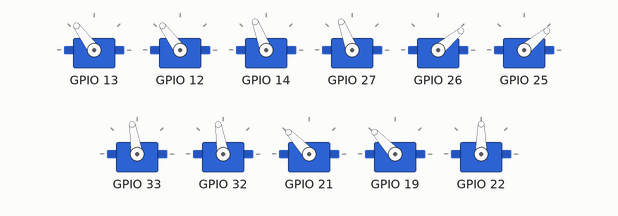
A sketch run on a simulated ESP32. Shown: 11 × servo. What the sketch prints to the serial monitor is not drawn.

Above: at 0.05 s.
At 0.9 s:
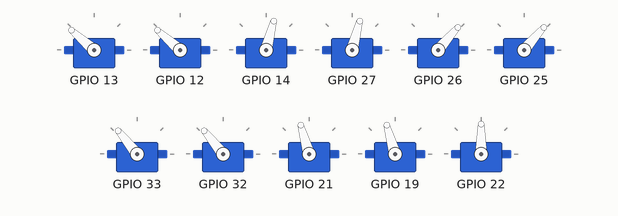
At 1.75 s:
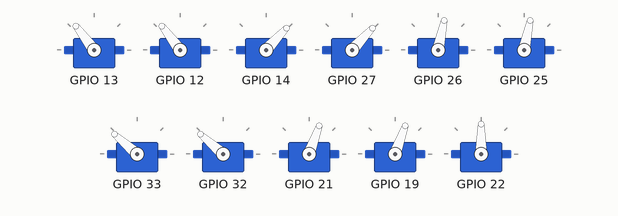
At 3.5 s:
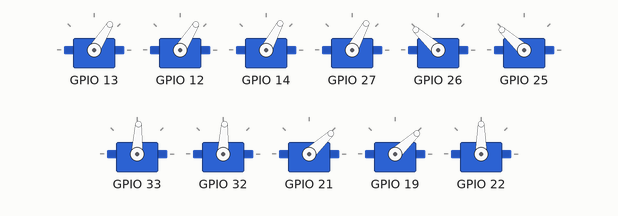
At 5.25 s:
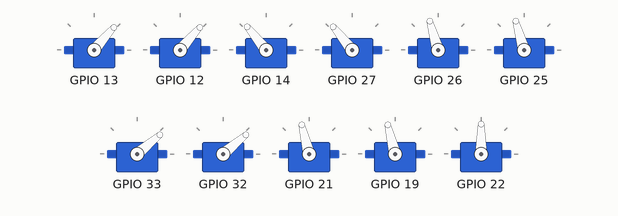
At 7.0 s:
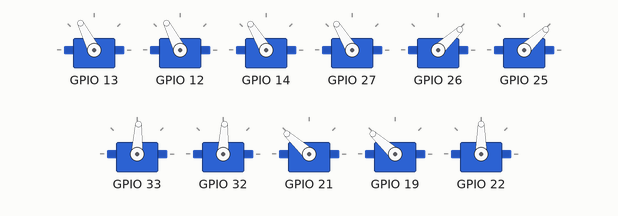
Timing chart, 0 to 9.4 s (numbered marks = the images above):
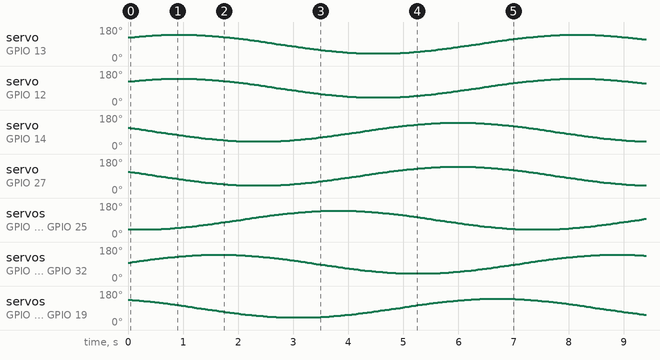

The sketch:

itself-winding.ino
```cpp
#include <ESP32Servo.h>

Servo myServos[11];

int a = 120;
int f = 60;
int g = 60;

float pi=3.14159;
int TotalNumberofServos=10; //change as required
int ServosPerSide=TotalNumberofServos/2;
float shift = 2*pi/ServosPerSide; // Phase lag between segments
int amplitude = 50;
int offset = 0;
float rads;
float Speed=2;
float Wavelengths=1.5;
int Multiplier;

void setup() {
  Serial.begin(9600);

  myServos[0].attach(13);
  myServos[1].attach(12);
  myServos[2].attach(14);
  myServos[3].attach(27);
  myServos[4].attach(26);
  myServos[5].attach(25);
  myServos[6].attach(33);
  myServos[7].attach(32);
  myServos[8].attach(21);
  myServos[9].attach(19);
  myServos[10].attach(22);

}


void loop() {


  for(int i=0; i<360; i++){
   rads=i*pi/180.0;     //convert from degrees to radians
   for(int j=0; j<5; j++){
      myServos[2*j].write(90+offset+amplitude*sin(Speed*rads+j*Wavelengths*shift-(Multiplier-1)*pi/4));   //moves servos in vertical plane
      Serial.print(2*j);
      Serial.print(90+offset+amplitude*sin(Speed*rads+j*Wavelengths*shift-(Multiplier-1)*pi/4));
      myServos[2*j+1].write(90+offset+amplitude*sin(Speed*rads+j*Wavelengths*shift+(Multiplier+1)*pi/4)); //moves servos in horizontal plane
   }
   delay(40);
  }

}
```
